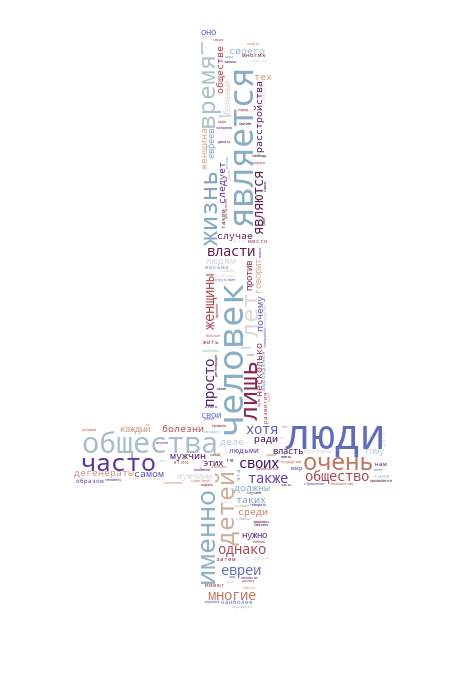

Write Python code to recreate this figure.
# -*- coding: utf-8 -*-
"""
Created on Mon Aug  3 20:32:23 2020

@author: qtckp
"""


from pathlib import Path

text = Path('2.txt').read_text(encoding = 'utf8')


from sklearn.feature_extraction.text import CountVectorizer

vectorizer = CountVectorizer()

X = vectorizer.fit_transform(text.split('\n'))

# most popular words

d = dict(zip(vectorizer.get_feature_names(), X.sum(axis=0).tolist()[0]))

d = {k:v for k, v in sorted(d.items(), key=lambda item: item[1], reverse = True)}

k = 0

for word, count in d.items():
    print(f'{word}: {count}')
    k += 1
    if k == 50:
        break
    
print(f'total words: {sum(d.values())}, unique: {len(d)}') 


with open('stopwords.txt','r', encoding = 'utf-8') as f:
    stop = [line.rstrip() for line in f if len(line) > 1]
    stop = set(stop)


total_vocab = {k: v for k, v in d.items() if (v > 75 and v < 650) and k not in stop }
print(f'total words: {sum(total_vocab.values())}, unique: {len(total_vocab)}') 



import imageio

mask = imageio.imread('cross.png')




from wordcloud import WordCloud

wordcloud = WordCloud(colormap = 'prism', mask = mask, background_color = 'white' )

#wordcloud = wordcloud.generate(text)
wordcloud = wordcloud.fit_words(total_vocab)

wordcloud.to_file('cloud.png')
